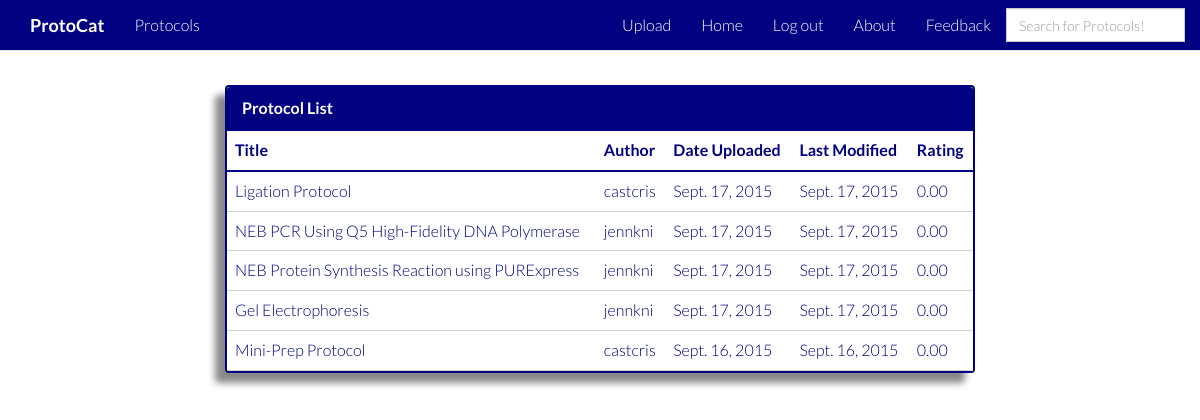
The page /protocol_list/ (signed in) on the database its author committed.
### protocat_app/models.py (models this page shows, shortened)
class Protocol(models.Model):
    id = models.AutoField(primary_key=True)
    title = models.TextField()
    author = models.CharField(max_length=50)
    date_of_upload = models.DateField(auto_now_add=True)
    date_modified = models.DateField(auto_now=True)
    description = models.TextField(blank=True)
    protocol_type = models.CharField(max_length=2, choices=PROTOCOL_TYPES, null=True, blank=True)
    rating = models.DecimalField(
        validators=[MinValueValidator(0.0), MaxValueValidator(5.0)],
        max_digits=3, decimal_places=2, default=2.50)
    num_ratings = models.IntegerField(default=0)
    user_rated = models.TextField(default='')
    reagents = models.TextField(default='')
    protocol_steps = models.TextField(default='')

### protocat_app/views.py (the view)
# urls.py: url(r'^protocol_list/', views.protocol_list, name='protocol_list'),
def protocol_list(request):
    all_entries = Protocol.objects.all().order_by('-date_modified')
    protocol_list=[]
    for each in all_entries:
        title = each.title
        author = each.author
        date = each.date_of_upload
        last_mod = each.date_modified
        protocol_id = each.id
        rating = each.rating
        url = "/protocol_display/" + str(protocol_id)
        url2 = "/user_profile/" + str(author)
        inner_protocol = [title, author, date, protocol_id, url, rating, last_mod, url2]
        protocol_list.append(inner_protocol)
    asc = 'asc'
    return render(request,'protocat_app/protocol_list.html', {'protocol_list':protocol_list, 'order':asc})

### protocat_app/templates/protocat_app/protocol_list.html
{% extends 'base.html' %}
{% load staticfiles %}
{% block content %}
    <div class="container">
        <div class="row">
            <div class="col-md-2"></div>
            <div class="col-md-8">
                <div class="panel panel-primary">
                    <div class="panel-heading">Protocol List</div>
                        <table class="table table-hover">
                            <thead>
                                <tr>
                                    <th><a href="/protocol_list_sort/title/{{order}}">Title</a></th>
                                    <th><a href="/protocol_list_sort/author/{{order}}">Author</a></th>
                                    <th><a href="/protocol_list_sort/date_of_upload/{{order}}">Date Uploaded</a></th>
                                    <th><a href="/protocol_list_sort/date_modified/{{order}}">Last Modified</a></th>
                                    <th><a href="/protocol_list_sort/rating/{{order}}">Rating</a></th>
                                </tr>
                            </thead>
                            <tbody>
                            {% for protocol in protocol_list %}
                                <tr>
                                    <td><a href={{protocol.4}}>{{ protocol.0 }}</a></td>
                                    <td><a href={{protocol.7}}>{{ protocol.1 }}</a></td>
                                    <td>{{ protocol.2 }}</td>
                                    <td>{{ protocol.6 }}</td>
                                    <td>{{ protocol.5 }}</td>
                                </tr>
                            {% endfor %}
                            </tbody>
                        </table>
                </div>
            </div>
            <div class="col-md-2"></div>
        </div>
    </div>
{% endblock %}

### protocat_app/static/stylesheets/root_index.css (style rules this page uses)
body { background-color: white; font-family: "Lato"; font-weight: 300; font-size: 16px; color: white; padding-top: 50px; -webkit-font-smoothing: antialiased; -webkit-overflow-scrolling: touch; }
a { color: #000080; word-wrap: break-word; -webkit-transition: color 0.1s ease-in, background 0.1s ease-in; -moz-transition: color 0.1s ease-in, background 0.1s ease-in; -ms-transition: color 0.1s ease-in, background 0.1s ease-in; -o-transition: color 0.1s ease-in, background 0.1s ease-in; transition: color 0.1s ease-in, background 0.1s ease-in; }
a:before, a:after { -webkit-transition: color 0.1s ease-in, background 0.1s ease-in; -moz-transition: color 0.1s ease-in, background 0.1s ease-in; -ms-transition: color 0.1s ease-in, background 0.1s ease-in; -o-transition: color 0.1s ease-in, background 0.1s ease-in; transition: color 0.1s ease-in, background 0.1s ease-in; }

### protocat_app/static/stylesheets/protocol_list.css (style rules this page uses)
.panel { margin-top:35px; box-shadow: -10px 10px 7px #888888; }
.panel-primary { border: 2px solid #000080; }
.panel-primary > .panel-heading { background-color: #000080; border-color: #000080; font-weight: bold; }
.table { border-color: #000080; }
.table tbody > tr > th, .table tfoot > tr > th, .table thead > tr > td, .table tbody > tr > td, .table tfoot > tr > td { border-top: 1px solid lightgray; border-bottom: 1px solid lightgray; background: white; color:#000080; }
.table thead > tr > th { border-bottom: 2px solid #000080; border-top: 2px solid #000080; background: white; }

### rows shown on the page
Protocol: title "Ligation Protocol", author "castcris", date_of_upload "Sept. 17, 2015", date_modified "Sept. 17, 2015", rating "0.00"
Protocol: title "NEB PCR Using Q5 High-Fidelity DNA Polymerase", author "jennkni", date_of_upload "Sept. 17, 2015", date_modified "Sept. 17, 2015", rating "0.00"
Protocol: title "NEB Protein Synthesis Reaction using PURExpress", author "jennkni", date_of_upload "Sept. 17, 2015", date_modified "Sept. 17, 2015", rating "0.00"
Protocol: title "Gel Electrophoresis", author "jennkni", date_of_upload "Sept. 17, 2015", date_modified "Sept. 17, 2015", rating "0.00"
Protocol: title "Mini-Prep Protocol", author "castcris", date_of_upload "Sept. 16, 2015", date_modified "Sept. 16, 2015", rating "0.00"
